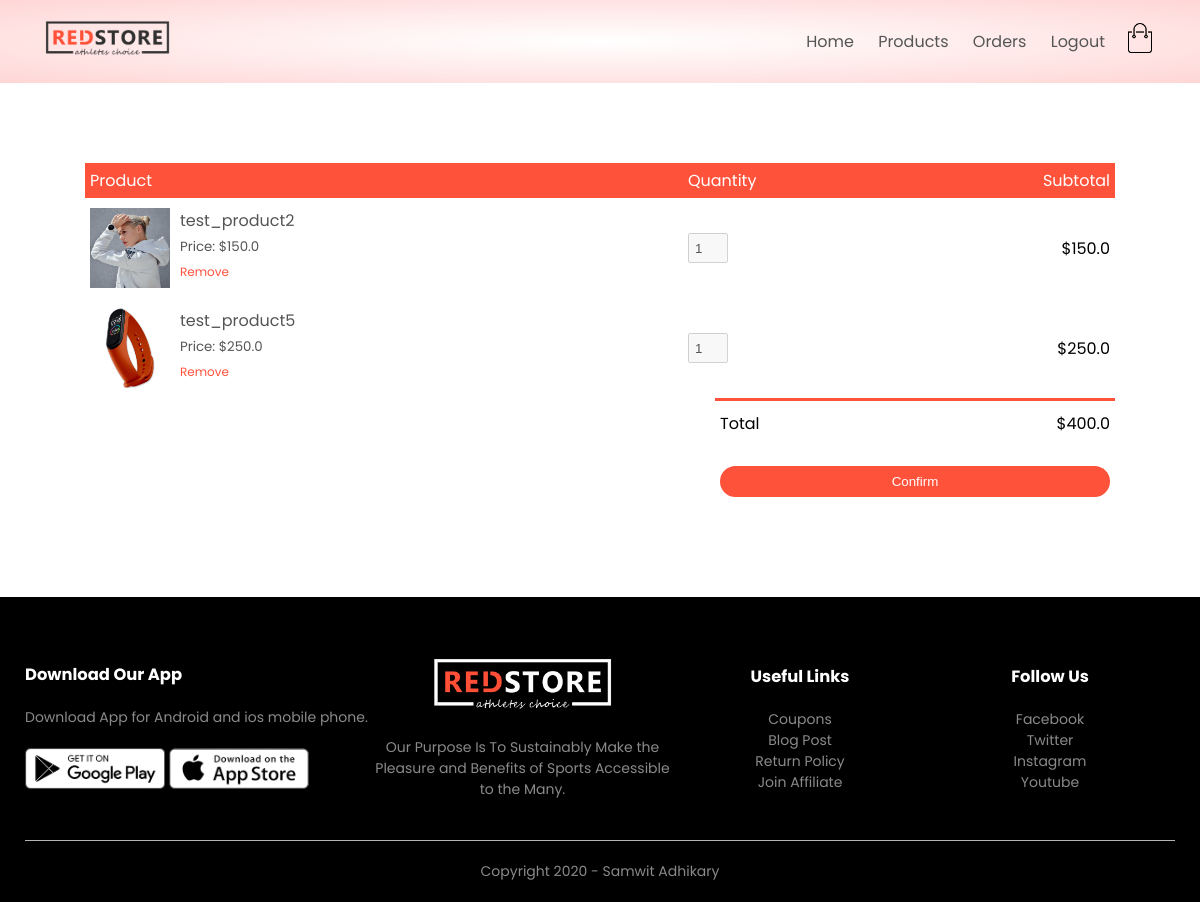
The page /order/cart (signed in) on the database as committed earlier.
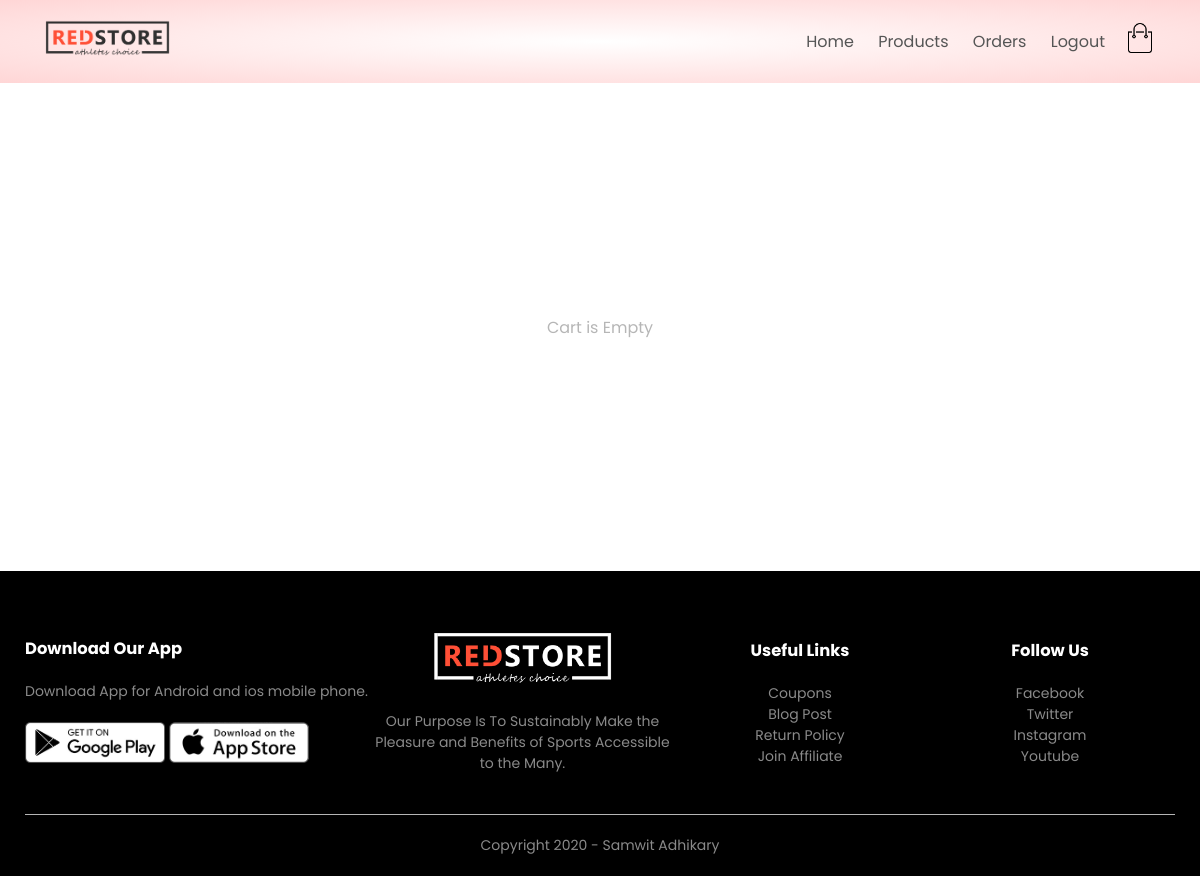
The same page on the database as committed later.
### orders/models.py (models this page shows, shortened)
class OrderedItem(models.Model):
    product = models.ForeignKey(Product,on_delete=models.SET_NULL,related_name='add_carts',null=True)
    quantity = models.IntegerField(default=1)
    owner = models.ForeignKey(Order,on_delete=models.CASCADE,related_name='added_items')
    def sub_total(self):
        return self.product.price*self.quantity

class Order(models.Model):
    LIVE = 1
    DELETE = 0
    DELETE_CHOICES = ((LIVE,'Live'),(DELETE,'Delete'))
    CART_STAGE = 0
    ORDER_CONFIRMED = 1
    ORDER_PROCESSED = 2
    ORDER_DELIVERED = 3
    ORDER_REJECTED = 4
    STAUS_CHOICE = (
        (ORDER_CONFIRMED,"Order Confirmed"),
        (ORDER_PROCESSED,"Order Processed"),
        (ORDER_DELIVERED,"Order delivered"),
        (ORDER_REJECTED,"Order Rejected")
        )
    order_status = models.IntegerField(choices=STAUS_CHOICE,default=CART_STAGE)
    owner = models.ForeignKey(Customer,on_delete=models.SET_NULL,related_name="orders",null=True)
    total_price = models.IntegerField(default=0)
    delete_status = models.IntegerField(choices=DELETE_CHOICES,default=LIVE)
    created_at = models.DateTimeField(auto_now_add=True)
    updated_At = models.DateTimeField(auto_now=True)
    def total(self):
        cart_items = self.added_items.all()
        total_amt = 0
        for i in cart_items:
            total_amt+=i.sub_total()
        return total_amt

### products/models.py (models this page shows, shortened)
class Product(models.Model):
    LIVE = 1
    DELETE = 0
    DELETE_CHOICES = ((LIVE,'Live'),(DELETE,'Delete'))
    title = models.CharField(max_length=200)
    price = models.FloatField()
    tax = models.IntegerField(default=0)
    description = models.TextField()
    image = models.ImageField(upload_to='media')
    priority = models.IntegerField(default=0)
    delete_status = models.IntegerField(choices=DELETE_CHOICES,default=LIVE)
    created_at = models.DateTimeField(auto_now_add=True)
    updated_at = models.DateTimeField(auto_now=True)

### orders/views.py (the view)
# urls.py: path('cart',show_cart,name="cart"),
def show_cart(request):
    user = request.user
    customer=user.customer_profile
    cart_obj,created=Order.objects.get_or_create(
        owner=customer,
        order_status=Order.CART_STAGE
    )
    context ={
        'cart':cart_obj,
    }
    return render(request,'cart.html',context)

### templates/cart.html
{%extends 'blank.html'%}
{%block content%}
{%include 'cart_container.html'%}
{%endblock%}

### templates/cart_container.html (shortened to what this page needs)
{%load static%}
<div class="small-container cart-page">
    {%if cart.added_items.all|length > 0%}
    <table>
        <tbody><tr>
            <th>Product</th>
            <th>Quantity</th>
            <th>Subtotal</th>
        </tr>
        {%for cart_item in cart.added_items.all%}
        <tr>
            <td>
                <div class="cart-info">
                    <img src="{{cart_item.product.image.url}}">
                    <div>
                        <p>{{cart_item.product.title}}</p>
                        <small>Price: ${{cart_item.product.price}}</small>
                        <br>
                        <a href="{%url 'remove_from_cart' cart_item.id%}">Remove</a>
                    </div>
                </div>
            </td>
            <td><input type="number" value="{{cart_item.quantity}}" disabled></td>
            <td>${{cart_item.sub_total}}</td>
        </tr>
        {%endfor%}
    </tbody></table>
    <div class="total-price">
        <table>
            <tbody><tr>
                <td>Total</td>
                <td>${{cart.total}}</td>
            </tr>
            <tr>
                <td colspan="2">
                    <form action="{%url 'confirm_order'%}" method="POST" enctype="multipart/form-data">
                        <button type="submit" class="btn btn-success">Confirm</a></td>
            </tr>
        </tbody></table>
    </div>
    {%else%}
    <div style="width:100%;display:grid;place-items: center;height:41vh">
        {%if messages%}
        {%for message in messages%}
        <p class="{{message.tags}}">{{message}}</p>
        {%endfor%}
        {%else%}
        <p class="cart_empty_message">Cart is Empty</p>
        {%endif%}
    </div>
    {%endif%}
</div>

Rows that differ between the two databases and show on the page:
no longer on this page (row unchanged): OrderedItem: product.image (picture), product "test_product2", product.price "150.0", quantity "1", sub_total "150.0"
no longer on this page (row unchanged): OrderedItem: product.image (picture), product "test_product5", product.price "250.0", quantity "1", sub_total "250.0"
no longer on this page (row edited): Order: total "400.0"
Other text that changed with them:
text no longer shown: "Product Quantity Subtotal Total $ Confirm"
text now shown: "Cart is Empty"
